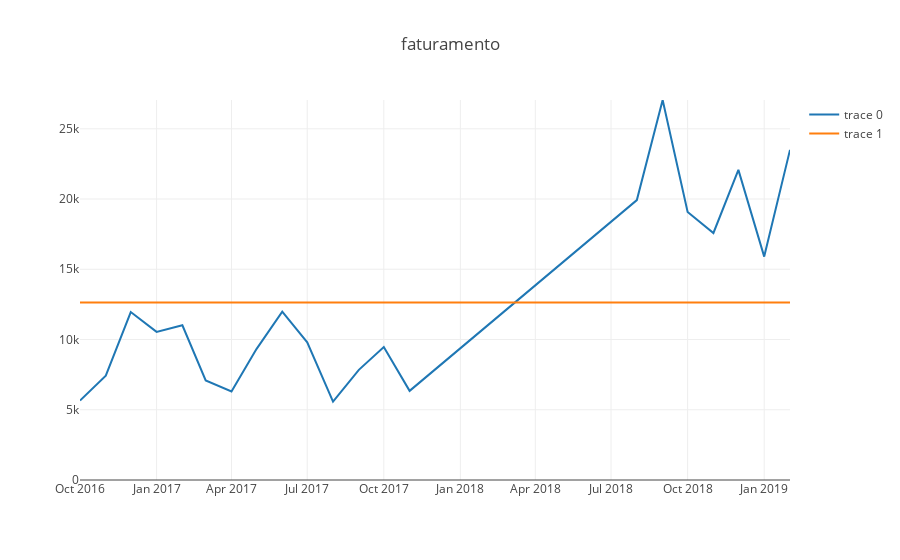

The notebook cell saved with this chart:
### Code cell
plot(df[df['cnpj']=='02.758.117/0001-64'])
